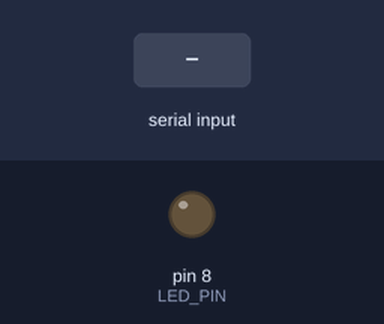
This sketch was run on a simulated Arduino Uno, built with avr-gcc and run on an emulated ATmega328P. Shown: output pins drawn as LEDs (lit = HIGH). The test bench sets the inputs (shaded band).

Above: at 1.2 s.
1.3 s: "1" received over Serial
At 2.1 s:
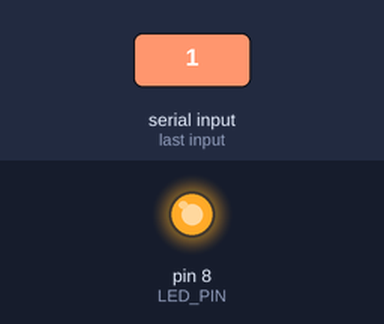
Timing chart, 0 to 4.3 s (numbered marks = the images above; inputs shaded):
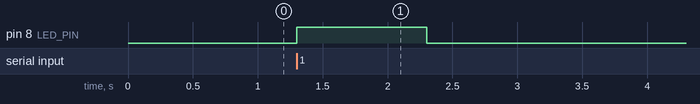

Measured:
- after the input at 1.3 s, pin 8 (LED_PIN): LOW → HIGH at once, → LOW 1.0 s later

The sketch:

FirstTest.ino
```cpp
#define LED_PIN 8

void setup() {
    pinMode(LED_PIN, OUTPUT);
    Serial.begin(9600);  // Comunicación a 9600 baudios
}

void loop() {
    if (Serial.available() > 0) {
        char comando = Serial.read();

        if (comando == '1') {
            digitalWrite(LED_PIN, HIGH);
            delay(1000);              // 1 segundo
            digitalWrite(LED_PIN, LOW);
        }
    }
}
```
